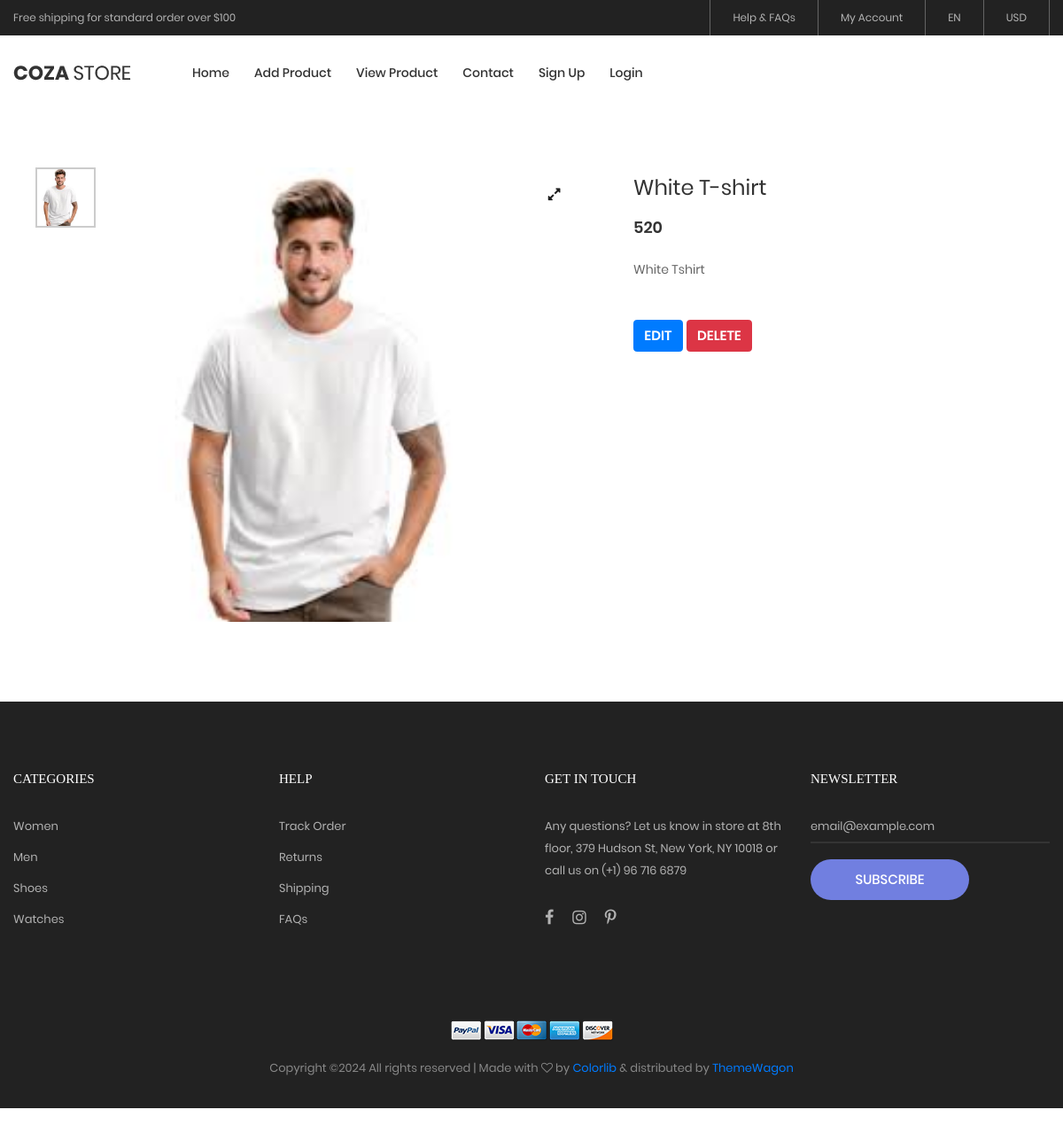
The app's page /seller-product-details/1/ with its own data.
### myapp/models.py (models this page shows, shortened)
class Product(models.Model):
	category=(
		("Men","Men"),
		("Women","Women"),
		("Kids","Kids"),
	)
	seller=models.ForeignKey(User,on_delete=models.CASCADE)
	product_category=models.CharField(max_length=100,choices=category)
	product_name=models.CharField(max_length=100)
	product_price=models.PositiveIntegerField()
	product_desc=models.TextField()
	product_image=models.ImageField(upload_to="product_image/")

### myapp/views.py (the view)
# urls.py: path('seller-product-details/<int:pk>/',views.seller_product_details,name='seller-product-details'),
def seller_product_details(request,pk):
	product=Product.objects.get(pk=pk)
	return render(request,'seller-product-details.html',{'product':product})

### myapp/templates/seller-product-details.html (shortened to what this page needs)
{% extends 'seller-header.html' %}
{% load static %}
{% block content%}
<!DOCTYPE html>
<html lang="en">
<head>
</head>
<body class="animsition">
	<section class="sec-product-detail bg0 p-t-65 p-b-60">
		<div class="container">
			<div class="row">
				<div class="col-md-6 col-lg-7 p-b-30">
					<div class="p-l-25 p-r-30 p-lr-0-lg">
						<div class="wrap-slick3 flex-sb flex-w">
							<div class="wrap-slick3-dots"></div>
							<div class="slick3 gallery-lb">
								<div class="item-slick3" data-thumb="{{product.product_image.url}}">
									<div class="wrap-pic-w pos-relative">
										<img src="{{product.product_image.url}}" alt="IMG-PRODUCT">
										<a class="flex-c-m size-108 how-pos1 bor0 fs-16 cl10 bg0 hov-btn3 trans-04" href="{% static 'images/product-detail-01.jpg' %}">
											<i class="fa fa-expand"></i>
										</a>
									</div>
								</div>
							</div>
						</div>
					</div>
				</div>
				<div class="col-md-6 col-lg-5 p-b-30">
					<div class="p-r-50 p-t-5 p-lr-0-lg">
						<h4 class="mtext-105 cl2 js-name-detail p-b-14">
							{{product.product_name}}
						</h4>
						<span class="mtext-106 cl2">
							{{product.product_price}}
						</span>
						<p class="stext-102 cl3 p-t-23">
							{{product.product_desc}}
						</p>
						<br><br>
						<span class="mtext-106 cl2">
							<a href="{% url 'seller-edit-product' pk=product.pk %}"><input type="button" class="btn btn-primary" value="EDIT"></a>
						</span>
						<span class="mtext-106 cl2">
							<a href="{% url 'seller-delete-product' pk=product.pk %}"><input type="button" class="btn btn-danger" value="DELETE"></a>
						</span>
					</div>
				</div>
			</div>
		</div>
	</section>
</body>
</html>
{% endblock %}

### myapp/static/css/main.css (style rules this page uses)
.container { max-width: 1380px; }
@media (max-width: 1600px) { .container { max-width: 1200px; } }
.slick-slide { outline: none !important; }
.wrap-slick3 { position: relative; }
.wrap-slick3-dots { width: 11.111111%; }
.slick3 { width: 83.333333%; }
.cl2 { color: #333; }
.cl3 { color: #666; }
.cl10 { color: #1d1d1d; }
.stext-102 { font-family: Poppins-Regular; font-size: 14px; line-height: 1.7; }
.mtext-105 { font-family: Poppins-Regular; font-size: 24px; line-height: 1.5; }
.mtext-106 { font-family: Poppins-SemiBold; font-size: 18px; line-height: 1.388888; }
.size-108 { width: 40px; height: 40px; }
.bg0 { background-color: #fff; }
.bor0 { border-radius: 50%; }
.how-pos1 { position: absolute; top: 10px; right: 10px; }

### records on screen
Product: product_image (picture), product_name "White T-shirt", product_price "520", product_desc "White Tshirt"
